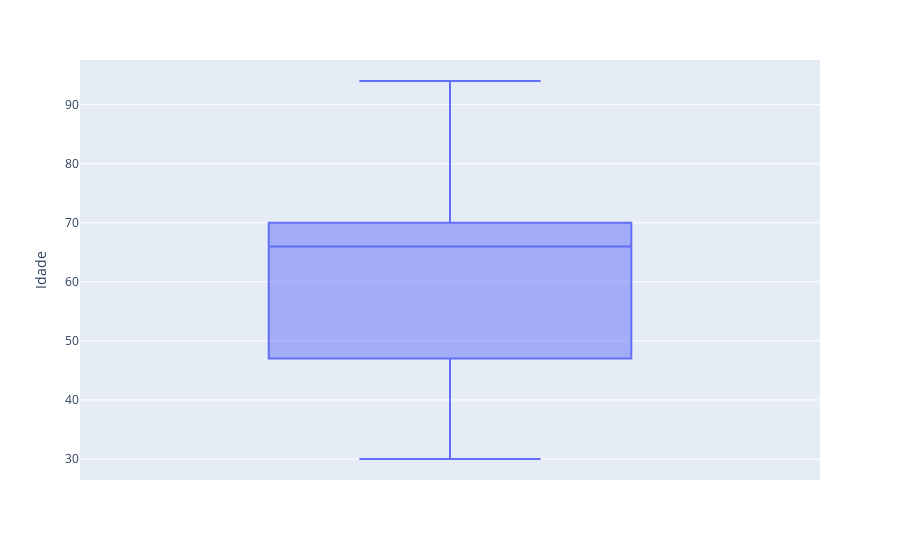

Write notebook code for a chart like this one.
### Markdown cell above
Existem clientes com idades discrepantes? Analise o boxplot.

### Code cell
fig_box = px.box(df_cred, y= 'Idade')
fig_box.show()

### Figure 1 — Plotly figure (JSON) as saved in the notebook; plotly's stock layout.template omitted (floating-point values rounded to 4 significant figures)
{"data": [{"alignmentgroup": "True", "hovertemplate": "Idade=%{y}<extra></extra>", "legendgroup": "", "marker": {"color": "#636efa"}, "name": "", "notched": false, "offsetgroup": "", "orientation": "v", "showlegend": false, "type": "box", "x0": " ", "xaxis": "x", "y": [72, 75, 66, 35, 69, 47, 68, 44, 54, 56, 32, 39, 45, 67, 81, 70, 31, 70, 72, 73, 39, 30, 94, 80, 63, 62, 65, 47, 69, 82, 68, 70, 61, 35, 46, 75, 45, 66, 70, 74, 64, 67, 62, 68, 67, 69, 66, 57], "y0": " ", "yaxis": "y"}], "layout": {"autosize": true, "boxmode": "group", "legend": {"tracegroupgap": 0}, "margin": {"t": 60}, "xaxis": {"anchor": "y", "autorange": true, "domain": [0, 1], "range": [-0.5, 0.5], "type": "category"}, "yaxis": {"anchor": "x", "autorange": true, "domain": [0, 1], "range": [26.44, 97.56], "title": {"text": "Idade"}, "type": "linear"}}}
